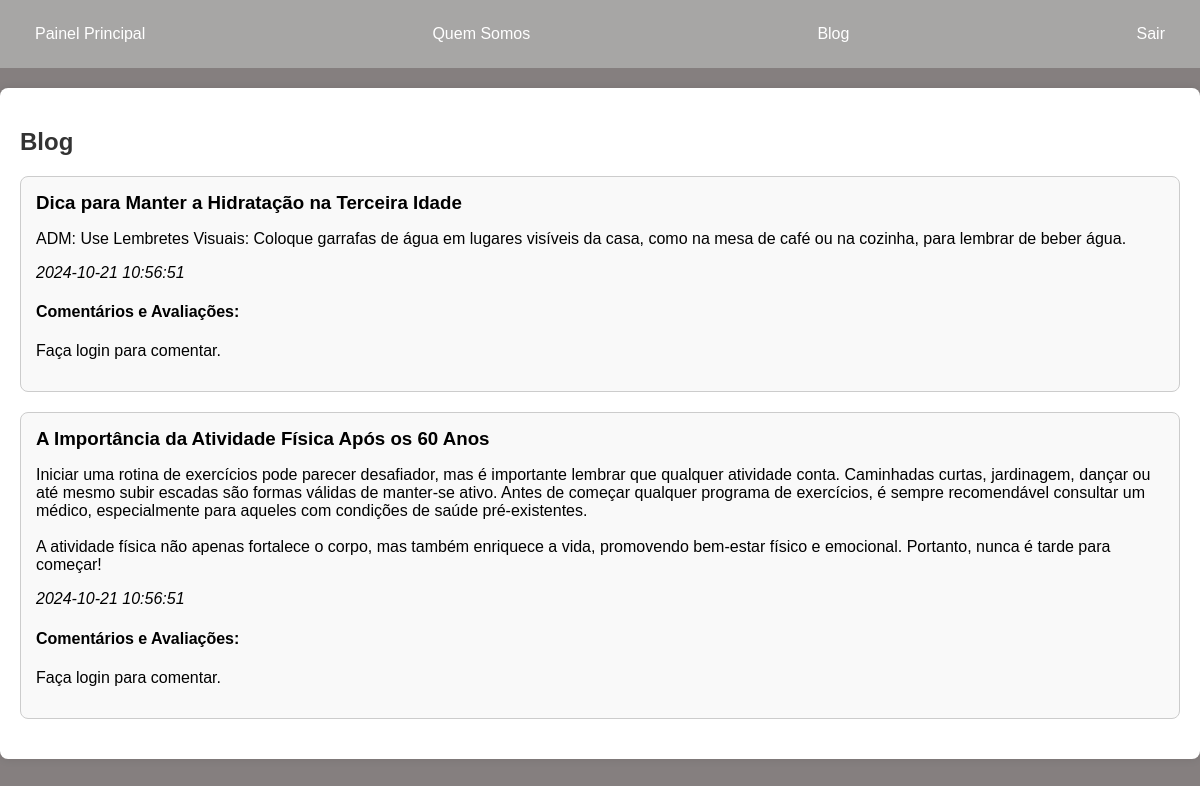
Screenshot of /blog.php with the database file from the repository.
### tables this page shows
CREATE TABLE postagens (
    id INT AUTO_INCREMENT PRIMARY KEY,
    titulo VARCHAR(255) NOT NULL,
    conteudo TEXT NOT NULL,
    data DATETIME DEFAULT CURRENT_TIMESTAMP
);

### blog.php (the view, shortened to what this page needs)
<?php
include('db.php');
$stmt = $conn->prepare("SELECT * FROM postagens ORDER BY data DESC");
$stmt->execute();
$result = $stmt->get_result();
$postagens = [];
while ($row = $result->fetch_assoc()) {
    $postagens[] = $row;
}
?>
<!DOCTYPE html>
<html lang="pt-br">
<head>
    <link rel="stylesheet" href="main.css">
</head>
<body>
<div class="navbar">
    <a href="index.php">Painel Principal</a>
    <a href="quem-somos.php">Quem Somos</a>
    <a href="blog.php">Blog</a>
    <a href="logout.php">Sair</a>
</div>
<div class="content">
    <h2>Blog</h2>
    <?php foreach ($postagens as $postagem) : ?>
        <div class="postagem">
            <h3><?php echo htmlspecialchars($postagem['titulo']); ?></h3>
            <p><?php echo nl2br(htmlspecialchars($postagem['conteudo'])); ?></p>
            <p><em><?php echo htmlspecialchars($postagem['data']); ?></em></p>
            <h4>Comentários e Avaliações:</h4>
            <?php if (isset($_SESSION['usuario'])) : ?>
                <form method="POST">
                    <input type="hidden" name="postagem_id" value="<?php echo $postagem['id']; ?>">
                    <label for="comentario">Deixe seu comentário:</label>
                    <textarea name="comentario" required></textarea>
                    <label for="avaliacao">Sua Avaliação:</label>
                    <select name="avaliacao" required>
                        <option value="1">1 Estrela</option>
                        <option value="2">2 Estrelas</option>
                        <option value="3">3 Estrelas</option>
                        <option value="4">4 Estrelas</option>
                        <option value="5">5 Estrelas</option>
                    </select>
                    <input type="submit" name="comment" value="Comentar">
                </form>
            <?php else : ?>
                <p>Faça login para comentar.</p>
            <?php endif; ?>
        </div>
    <?php endforeach; ?>
</div>
</body>
</html>

### main.css (style rules this page uses)
body { font-family: 'Arial', sans-serif; background-color: #857f7f; margin: 0; padding: 0; }
.navbar { background-color: #a7a6a5; padding: 15px; display: flex; justify-content: space-between; align-items: center; flex-wrap: wrap; }
.navbar a { color: white; text-decoration: none; padding: 10px 20px; transition: background-color 0.3s ease; }
.content { max-width: 1200px; margin: 20px auto; padding: 20px; background-color: #fff; border-radius: 8px; box-shadow: 0 0 10px rgba(0, 0, 0, 0.1); }
h2 { margin-bottom: 20px; color: #333; }
.postagem { border: 1px solid #ccc; border-radius: 8px; padding: 15px; margin: 20px 0; background-color: #f9f9f9; }
.postagem h3 { margin: 0; }
a { text-decoration: none; color: #8b5a2b; }

### rows the page displays
postagens: titulo "Dica para Manter a Hidratação na Terceira Idade", conteudo "ADM: Use Lembretes Visuais: Coloque garrafas de água em lugares visíveis da casa, como na mesa de café ou na cozinha, para lembrar de beber água.", data "2024-10-21 10:56:51"
postagens: titulo "A Importância da Atividade Física Após os 60 Anos", conteudo "Iniciar uma rotina de exercícios pode parecer desafiador, mas é importante lembrar que qualquer atividade conta. Caminhadas curtas, jardinagem, dançar ou até mesmo subir escadas são formas válidas de manter-se ativo. Antes de começar qualquer programa de exercícios, é sempre recomendável consultar um médico, especialmente para aqueles com condições de saúde pré-existentes. A atividade física não apenas fortalece o corpo, mas também enriquece a vida, promovendo bem-estar físico e emocional. Portanto, nunca é tarde para começar!", data "2024-10-21 10:56:51"
